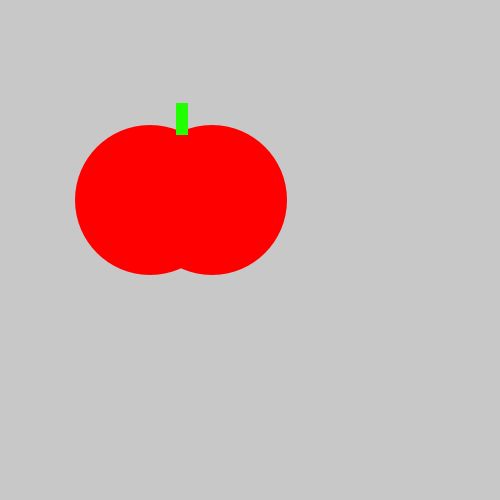
Frame 1 (no input)
Frame 60 (the mouse pressed at the canvas centre just before this capture): identical to frame 1, image omitted
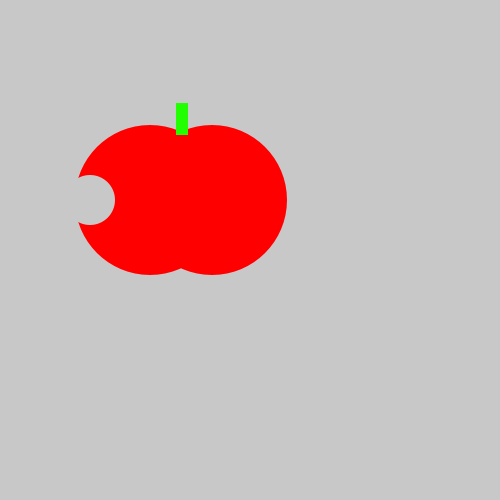
Frame 120 (the mouse held since frame 60 and released just before this capture)

The Processing sketch that drew these frames (run headless with seeded random() and noise(); from frame 60 on, the mouse is pressed at the canvas centre):

// Processing sketch: tasty_tomato
// ── tasty_tomato.pde
void setup() {
    size(500, 500);
}
void draw() {
    background(200, 200, 200);
    noStroke();
    fill(#FF0000);
    ellipse(150, 200, 150, 150);
    ellipse(212, 200, 150, 150);
    fill(#21FF00);
    rect(176, 103, 12, 32);
    if (mousePressed) {
      fill(200,200,200);
      ellipse(90,200,50,50);
    }
}
